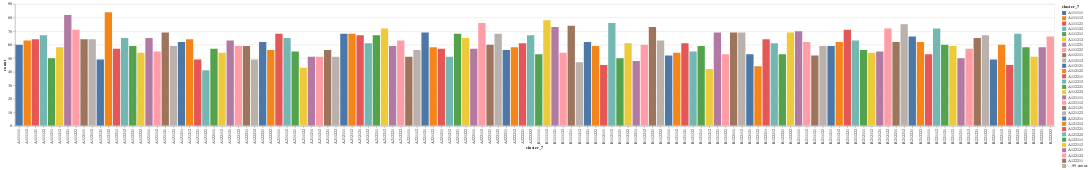

Notebook cell for this chart:
### Code cell
show_b_stats('cluster_7', df_clustered)

### Figure 1 — Vega-Lite specification as saved in the notebook (floating-point values rounded to 4 significant figures)
{"config": {"view": {"continuousWidth": 300, "continuousHeight": 300}}, "data": {"name": "data-8768eac95aee078b07afc85db6d31769"}, "mark": {"type": "bar", "tooltip": true}, "encoding": {"color": {"field": "cluster_7", "type": "nominal"}, "x": {"field": "cluster_7", "type": "nominal"}, "y": {"field": "count", "type": "quantitative"}}, "params": [{"name": "param_7", "select": {"type": "interval", "encodings": ["x", "y"]}, "bind": "scales"}], "$schema": "https://vega.github.io/schema/vega-lite/v5.20.1.json", "datasets": {"data-8768eac95aee078b07afc85db6d31769": [{"cluster_7": "A112122", "count": 84}, {"cluster_7": "A111221", "count": 82}, {"cluster_7": "B111112", "count": 78}, {"cluster_7": "A222112", "count": 76}, {"cluster_7": "B112112", "count": 76}, {"cluster_7": "B212212", "count": 75}, {"cluster_7": "B111211", "count": 74}, {"cluster_7": "B112221", "count": 73}, {"cluster_7": "B111121", "count": 73}, {"cluster_7": "B221112", "count": 72}, {"cluster_7": "B212122", "count": 72}, {"cluster_7": "A212212", "count": 72}, {"cluster_7": "A111222", "count": 71}, {"cluster_7": "B211221", "count": 71}, {"cluster_7": "B211111", "count": 70}, {"cluster_7": "B121221", "count": 69}, {"cluster_7": "A221121", "count": 69}, {"cluster_7": "B122112", "count": 69}, {"cluster_7": "B122222", "count": 69}, {"cluster_7": "B122111", "count": 69}, {"cluster_7": "A121121", "count": 69}, {"cluster_7": "B222122", "count": 68}, {"cluster_7": "A222122", "count": 68}, {"cluster_7": "A212112", "count": 68}, {"cluster_7": "A221221", "count": 68}, {"cluster_7": "A212111", "count": 68}, {"cluster_7": "A211111", "count": 68}, {"cluster_7": "A212121", "count": 67}, {"cluster_7": "B221222", "count": 67}, {"cluster_7": "A111122", "count": 67}, {"cluster_7": "A212211", "count": 67}, {"cluster_7": "A222222", "count": 67}, {"cluster_7": "B222222", "count": 66}, {"cluster_7": "B212221", "count": 66}, {"cluster_7": "A221222", "count": 65}, {"cluster_7": "A211112", "count": 65}, {"cluster_7": "B221221", "count": 65}, {"cluster_7": "A112212", "count": 65}, {"cluster_7": "A121111", "count": 65}, {"cluster_7": "A112112", "count": 64}, {"cluster_7": "A112111", "count": 64}, {"cluster_7": "A111121", "count": 64}, {"cluster_7": "B122211", "count": 64}, {"cluster_7": "A121212", "count": 64}, {"cluster_7": "A111112", "count": 63}, {"cluster_7": "B211222", "count": 63}, {"cluster_7": "A212222", "count": 63}, {"cluster_7": "B112222", "count": 63}, {"cluster_7": "A122121", "count": 63}, {"cluster_7": "B211212", "count": 62}, {"cluster_7": "B212222", "count": 62}, {"cluster_7": "B212211", "count": 62}, {"cluster_7": "A122221", "count": 62}, {"cluster_7": "B111221", "count": 62}, {"cluster_7": "B211112", "count": 62}, {"cluster_7": "A121211", "count": 62}, {"cluster_7": "A222221", "count": 61}, {"cluster_7": "B122212", "count": 61}, {"cluster_7": "B112122", "count": 61}, {"cluster_7": "B121121", "count": 61}, {"cluster_7": "A212122", "count": 61}, {"cluster_7": "B221121", "count": 60}, {"cluster_7": "B222112", "count": 60}, {"cluster_7": "A222121", "count": 60}, {"cluster_7": "B112212", "count": 60}, {"cluster_7": "A111111", "count": 60}, {"cluster_7": "A121122", "count": 59}, {"cluster_7": "B121211", "count": 59}, {"cluster_7": "A212221", "count": 59}, {"cluster_7": "A122122", "count": 59}, {"cluster_7": "B111222", "count": 59}, {"cluster_7": "A112221", "count": 59}, {"cluster_7": "B211211", "count": 59}, {"cluster_7": "B211122", "count": 59}, {"cluster_7": "B221122", "count": 59}, {"cluster_7": "A122211", "count": 59}, {"cluster_7": "A111212", "count": 58}, {"cluster_7": "B222221", "count": 58}, {"cluster_7": "A222212", "count": 58}, {"cluster_7": "B222211", "count": 58}, {"cluster_7": "A221122", "count": 58}, {"cluster_7": "A112211", "count": 57}, {"cluster_7": "B221212", "count": 57}, {"cluster_7": "A222111", "count": 57}, {"cluster_7": "A122111", "count": 57}, {"cluster_7": "A221211", "count": 57}, {"cluster_7": "A222211", "count": 56}, {"cluster_7": "A211221", "count": 56}, {"cluster_7": "A221112", "count": 56}, {"cluster_7": "B212111", "count": 56}, {"cluster_7": "A122222", "count": 56}, {"cluster_7": "A121112", "count": 55}, {"cluster_7": "B212121", "count": 55}, {"cluster_7": "B121122", "count": 55}, {"cluster_7": "A211121", "count": 55}, {"cluster_7": "B111122", "count": 54}, {"cluster_7": "A122112", "count": 54}, {"cluster_7": "B121112", "count": 54}, {"cluster_7": "A112222", "count": 54}, {"cluster_7": "B212112", "count": 54}, {"cluster_7": "B122121", "count": 53}, {"cluster_7": "B111111", "count": 53}, {"cluster_7": "B122221", "count": 53}, {"cluster_7": "B121222", "count": 53}, {"cluster_7": "B221111", "count": 53}, {"cluster_7": "B211121", "count": 52}, {"cluster_7": "B121111", "count": 52}, {"cluster_7": "A221111", "count": 51}, {"cluster_7": "A211212", "count": 51}, {"cluster_7": "B222212", "count": 51}, {"cluster_7": "A211222", "count": 51}, {"cluster_7": "A221212", "count": 51}, {"cluster_7": "A211211", "count": 51}, {"cluster_7": "B221211", "count": 50}, {"cluster_7": "A111211", "count": 50}, {"cluster_7": "B112121", "count": 50}, {"cluster_7": "A121221", "count": 49}, {"cluster_7": "A122212", "count": 49}, {"cluster_7": "B222111", "count": 49}, {"cluster_7": "A112121", "count": 49}, {"cluster_7": "B112211", "count": 48}, {"cluster_7": "B111212", "count": 47}, {"cluster_7": "B222121", "count": 45}, {"cluster_7": "B112111", "count": 45}, {"cluster_7": "B122122", "count": 44}, {"cluster_7": "A211122", "count": 43}, {"cluster_7": "B121212", "count": 42}, {"cluster_7": "A121222", "count": 41}]}}
